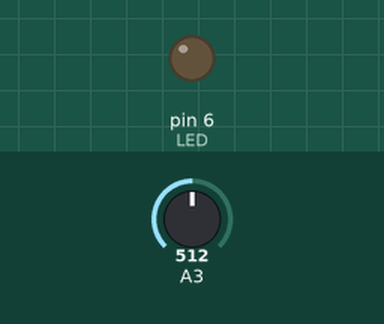
Recording of a sketch running on a simulated Arduino Uno, built with avr-gcc and run on an emulated ATmega328P. On the bench: output pins drawn as LEDs (lit = HIGH). Inputs (shaded band) come from the test bench; at power-on: A3 = 512. The audio player accepts every command and is not drawn; what the sketch prints to the serial monitor is not drawn.

Above: at 0.1 s.
At 0.6 s:
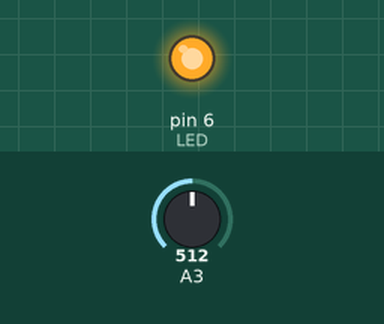
Timing chart, 0 to 2.1 s (numbered marks = the images above):
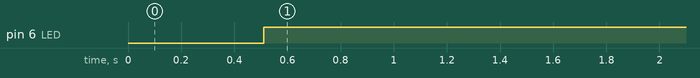

Measured:
- by itself, pin 6 (LED): LOW → HIGH at 0.51 s

The sketch:

Pumpkin.ino
```cpp
#include <DFRobotDFPlayerMini.h>
#include <SoftwareSerial.h>

#define FSR A3
#define LED 6
SoftwareSerial mySerial(8, 9);
DFRobotDFPlayerMini myDFPlayer;
bool isPressed;
bool wasPressed;

void setup() {
  // put your setup code here, to run once:
  isPressed = false;
  wasPressed = false;
  pinMode (A3, INPUT);
  pinMode (LED, OUTPUT);
  digitalWrite(LED, LOW);
  Serial.begin (9600);
  mySerial.begin(9600);

  if (!myDFPlayer.begin(mySerial, /*isACK = */false, /*doReset = */false)) {  //Use serial to communicate with mp3.
    Serial.println(F("Unable to begin:"));
    Serial.println(F("1.Please recheck the connection!"));
    Serial.println(F("2.Please insert the SD card!"));
    while(true){
      delay(0); // Code to compatible with ESP8266 watch dog.
    }
  }

  myDFPlayer.volume(25);  //Set volume value. From 0 to 30
}

void loop() {
  // put your main code here, to run repeatedly:
  if (analogRead(A3)>500){
    Serial.println("Detected!");
    isPressed = true;
    if (wasPressed == false){
      digitalWrite(LED, HIGH);
      myDFPlayer.play(1);
    }
  } else {
    digitalWrite(LED, LOW);
    isPressed = false;
    myDFPlayer.stop();
  }
  wasPressed = isPressed;
}
```
